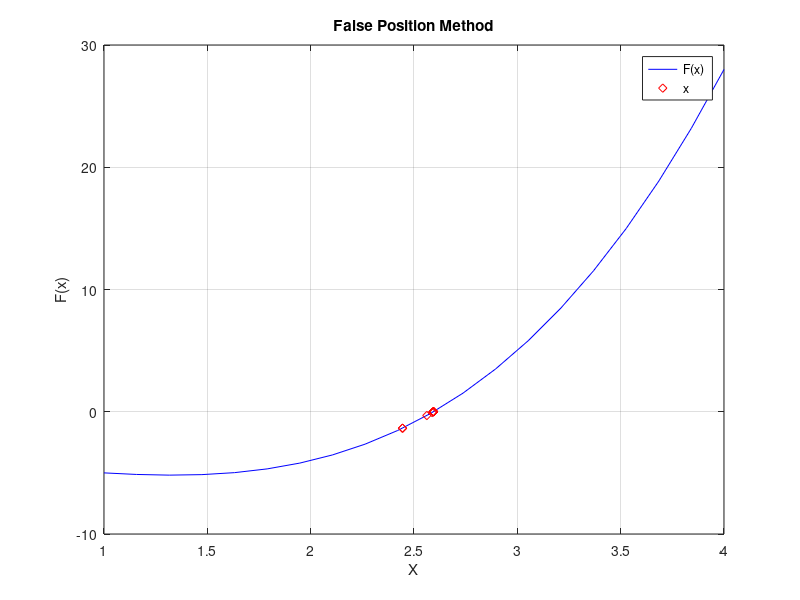

This chart was generated by the following MATLAB code:
function name = Task_103()

  function y = f(x)
    y = x.^3 - 2*(x.^2) - 4;
  end
  a = 2;
  b = 3;

  M = [];
     c = (a * f(b) - b * f(a)) / (f(b) - f(a));

  tol = 1e-6;

  while abs(f(c)) > tol
      M =[M; c];

      c = (a * f(b) - b * f(a)) / (f(b) - f(a));

      if f (c) == 0
        break;
      elseif f(a) * f(c) < 0
        b = c;
      else f(b) * f(c) < 0
        a = c;
      end
    end
   fprintf ('%f\n', M(end));


  x = linspace (4, 1, 20);
  y = f(x);
  plot (x, y, 'b');
  grid on;
  hold on;
  plot(M, f(M), 'rd');
  xlabel('X');
  ylabel('F(x)');
  title('False Position Method');
  legend('F(x) ', 'x');


endfunction
